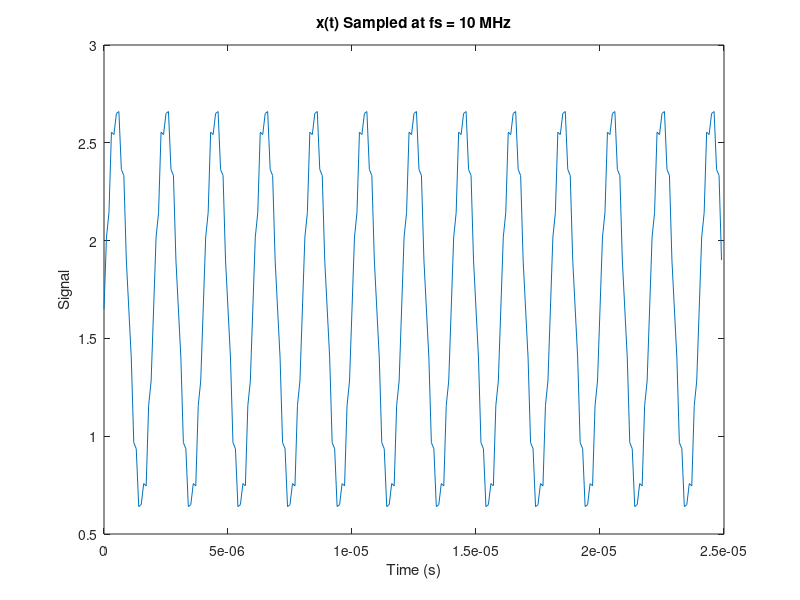

The MATLAB script that drew this image: (Note: this script raises an error after producing the figure.)
%% Generats coefficients for a direct-form I biquad implemented on an fpga
% * converts coefficients to fixed-point and tests stability. 
% * generates test stimulus waveform, and verifies impulse response of fpga
% output
%
% See biquad code: https://github.com/dominic-meads/Vivado-Projects/blob/main/IIR_Direct_form_1_Biquad/iir_DF1_Biquad_AXIS.v
%
% ver 1.0 Dominic Meads 12/1/2024

close all
clear
clc

%% Test stimulus file generation for Verilog testbench
% generate 1000 samples coming from a 16-bit unipolar (positive) ADC with a
% sampling frequency of 10 MHz
fs = 10e+06;
Ts = 1/fs;
n = 0:249;
t = n*Ts;

% test waveform 500 kHz sinusoid with 4 MHz noise
x = 1.65 + 1*sin(2*pi*500000*t) + 0.1*sin(2*pi*4000000*t); % add 1.65 V DC offset to simulate coming from unipolar ADC

figure('Color',[1 1 1]);
h = plot(t,x);
title('x(t) Sampled at fs = 10 MHz');
ylabel('Signal');
xlabel('Time (s)');

% quantize x
Vref = 3.3;
bits = 16; % precision of ADC
xq = (x./Vref)*((2^(bits-1))-1); % verilog signed 16 bit reg holds max value (2^15)-1 
xq_int = cast(xq,"int16");

% must put files in xsim directory for vivado
cd 'C:\Users\demea\OneDrive\Documents\IIR Filters on FPGA Youtube Video\Part 2 AXI stream biquad\IIR_Biquad_AXIS\IIR_Biquad_AXIS.sim\sim_1\behav\xsim';
fid1 = fopen('500kHz_sine_wave_with_noise.txt','w');
fprintf(fid1,"%d\n",xq_int);
fclose(fid1);
fid2 = fopen('Impulse_response_output.txt','w'); % create output file for tb
fclose(fid2);
% return to original directory
oldFolder = cd('C:\Users\demea\OneDrive\Documents\IIR Filters on FPGA Youtube Video\Part 2 AXI stream biquad');


%% generate filter coefficents
% LP elliptical filter cutoff @ 1.5 MHz 
% should elimate 4 MHz noise and pass 500 kHz component
fc = 1.5e+6;
Wc = fc/(fs/2);
[B,A] = ellip(2,0.5,40,Wc);

figure('Color',[1 1 1]);
freqz(B,A,2^10,fs);
figure('Color',[1 1 1]);
zplane(B,A);

%% multiply coefficients to get fixed point integer coefficients
% 16-bit signed multiplier width, need one bit for sign, one bit for the
% "ones" place, which leaves 14 bits for the fractional part. 
scale_factor = 14;
Afixed = fix(A*(2^scale_factor))
Bfixed = fix(B*(2^scale_factor))

%% check stability of fixed point coefficients
figure('Color',[1 1 1]);
zplane(Bfixed, Afixed);
hold on;
title("Pole-Zero Plot After Fixed Point Conversion");

%% perform the filter
yq = filter(Bfixed,Afixed,xq_int);
figure('Color',[1 1 1]);
plot(yq);

%% expected impulse response of filter
delta = zeros(1,50);
delta(1) = 32767;
hn = filter(Bfixed,Afixed,delta);
figure('Color',[1 1 1]);
plot(hn);
title("Impulse Response");

%% get impulse response output of FPGA simulation

% output file in vivado xsim directory
cd 'C:\Users\demea\OneDrive\Documents\IIR Filters on FPGA Youtube Video\Part 2 AXI stream biquad\IIR_Biquad_AXIS\IIR_Biquad_AXIS.sim\sim_1\behav\xsim';
fid2 = fopen('Impulse_response_output.txt','r');
% get the impulse response samples
hn_f = fscanf(fid2,"%d");
fclose(fid2);
% return to original directory
oldFolder = cd('C:\Users\demea\OneDrive\Documents\IIR Filters on FPGA Youtube Video\Part 2 AXI stream biquad');

figure('Color',[1 1 1]);
plot(hn_f);
title("Impulse Response: fixed-point DF1 Biquad vs. MATLAB floating-point filter");
xlabel("Sample");
ylabel("Magnitude");
hold on;
plot(hn,'r');
legend({"Simulated FPGA filter response", "MATLAB Filter response"});


%% take Fourier Transform of impulse response to get frequency response
% magnitude looks great, phase doesnt match up? 

f = linspace(0,fs/2,size(hn_f,1)/2);
H_f = abs(fft(hn_f)); % magnitude of fft
H_f = H_f(1:end/2);   % plot single-sided spectrum
H_f_db = mag2db(H_f);
H_f_db = H_f_db - max(H_f_db); % normalize to maximum
figure('Color',[1 1 1]);
subplot(2,1,1);
plot(f,H_f_db);
grid on;
title("Frequency Response of fixed-point DF1 Biquad");
xlabel('Frequency (Hz)');
ylabel('Magnitude (dB)');

% get phase response also (I dont think this is right)
phase = atan2( imag(fft(hn_f)), real(fft(hn_f)) ) * 180/pi;  % phase in degrees
phase = phase(1:end/2);   % plot single-sided phase
subplot(2,1,2);
plot(f,phase);
grid on;
title("Phase Response of fixed-point DF1 Biquad");
xlabel('Frequency (Hz)');
ylabel('Phase (degrees)');

% compare with original frequency and phase
figure('Color',[1 1 1]);
freqz(B,A,2^10,fs);
